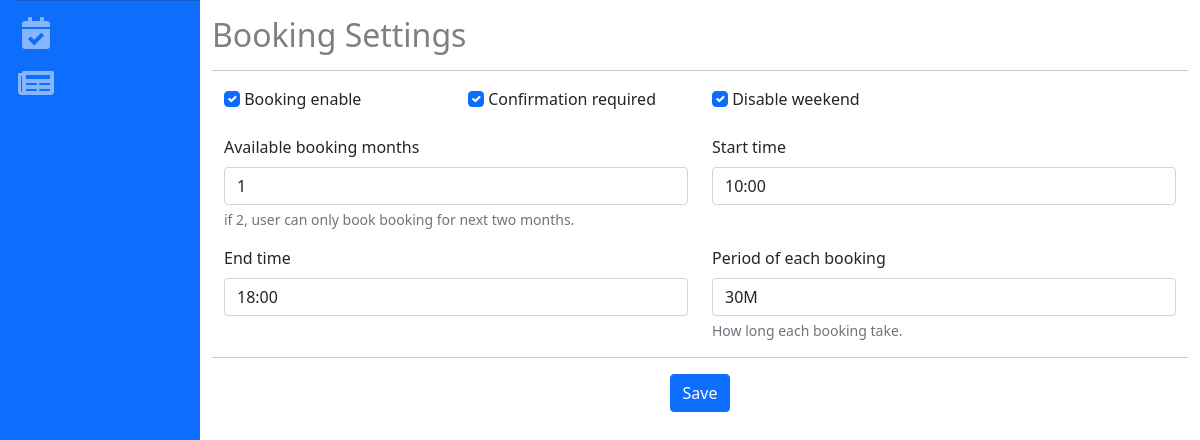
Page /booking/admin/settings (signed in) on the committed database.
### booking/models.py (models this page shows)
class BookingSettings(models.Model):
    booking_enable = models.BooleanField(default=True)
    confirmation_required = models.BooleanField(default=True)
    disable_weekend = models.BooleanField(default=True)
    available_booking_months = models.IntegerField(default=1, help_text="if 2, user can only book booking for next two months.")
    max_booking_per_day = models.IntegerField(null=True, blank=True)
    start_time = models.TimeField()
    end_time = models.TimeField()
    period_of_each_booking = models.CharField(max_length=3, default="30", choices=BOOKING_PERIOD, help_text="How long each booking take.")
    max_booking_per_time = models.IntegerField(default=1, help_text="how much booking can be book for each time.")

### booking/views.py (the view, shortened to what this page needs)
# urls.py: path("admin/settings", BookingSettingsView.as_view(), name="booking_settings"),
class BookingSettingsView(BookingSettingMixin, UpdateView):
    form_class = BookingSettingsForm
    template_name = "booking/admin/booking_settings.html"
    def get_object(self):
        return BookingSettings.objects.filter().first()

### booking/forms.py (shortened to what this page needs)
class BookingSettingsForm(ChangeInputsStyle, forms.ModelForm):
    start_time = forms.TimeField(widget=forms.TimeInput(format='%H:%M'))
    end_time = forms.TimeField(widget=forms.TimeInput(format='%H:%M'))
    class Meta:
        model = BookingSettings
        fields = "__all__"
        exclude = [
            "max_booking_per_time",
            "max_booking_per_day",
        ]

### booking/utils.py (called while the page is built)
    @method_decorator(login_required)
    def dispatch(self, request, *args, **kwargs):
        if not request.user.is_staff:
            return redirect(settings.LOGIN_URL)
        return super().dispatch(request, *args, **kwargs)

### booking/templates/booking/admin/booking_settings.html (shortened to what this page needs)
{% extends 'booking/base.html' %}
{% block content %}
    <h2 class="text-black-50 my-3">Booking Settings</h2>
    <hr>
    <div class="container col-md-12">
        <form method="POST" class="row">
            {% for field in form %}
                {% if field.field.widget.input_type == 'checkbox' %}
                    <div class="col-md-3">
                        <div class="mb-3">
                            {{field}}
                            <label for="{{ field.id_for_label }}" class="form-label">{{field.label}}</label>
                        </div>
                    </div>
                {% else %}
                    <div class="col-md-6">
                        <div class="mb-3">
                            <label for="{{ field.id_for_label }}" class="form-label">{{field.label}}</label>
                            {{field}}
                            <div id="emailHelp" class="form-text">{{field.help_text}}</div>
                        </div>
                    </div>
                {% endif %}
            {% endfor %}
            <hr>
            <center>
            <div>
                <button type="submit" class="btn btn-primary">Save</button>
            </div>
        </center>
        </form>
    </div>
{% endblock content %}

### booking/templates/booking/base.html (shortened to what this page needs)
{% load static %}
<!DOCTYPE html>
<html lang="en">
<head>
    <link href="https://cdn.jsdelivr.net/npm/bootstrap@5.0.2/dist/css/bootstrap.min.css" rel="stylesheet">
    <link rel="stylesheet" href="https://cdnjs.cloudflare.com/ajax/libs/font-awesome/5.15.3/css/all.min.css"
 />
    <link type="text/css" rel="stylesheet" href="{% static 'css/style.css' %}" />
</head>
<body>
    <main class="d-flex" style="height: 100vh;">
        {% include 'booking/side_nav.html' %}
        <div class="container col">
            {% block content %}
            {% endblock content %}
        </div>
    </main>
</body>
</html>

### booking/templates/booking/side_nav.html (shortened to what this page needs)
<ul class="ps-3 navbar-nav  bg-primary sidebar sidebar-dark accordion col-2 h-auto">
    <li class="nav-item my-3">
        <a class="text-decoration-none" href="{% url 'booking_list' %}">
            <i class="fas fa-fw fa-calendar-check fa-2x"></i>
        </a>
    </li>
    <li class="nav-item">
        <a class="text-decoration-none" href="{% url 'booking_settings' %}">
            <i class="fas fa-fw fa-newspaper fa-2x"></i>
        </a>
    </li>
</ul>

### booking/static/css/style.css (style rules this page uses)
a { color: #ffffff80; }

### rows in the picture
BookingSettings: form "☑" "☑" "☑", form "1" "10:00" "18:00" "30M"

### other values in the picture
{{ field.label }} "Booking enable" "Confirmation required" "Disable weekend"
{{ field.label }} "Available booking months" "Start time" "End time" "Period of each booking"
{{ field.help_text }} "if 2, user can only book booking for next two months." "How long each booking take."
